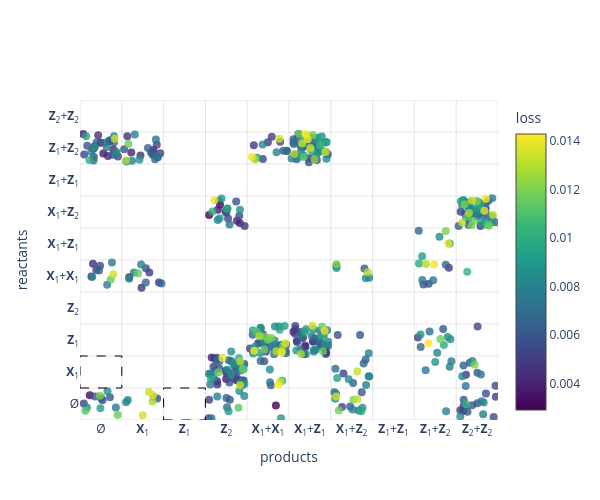

Here is the notebook cell this chart was saved with:
### Code cell
# Plot the reactant-product scatter for the top unfiltered IOCRNs
rewards_sorted = [iocrn.last_task_info['reward'] for iocrn in all_iocrns_sorted]
rewards_sorted_filtered = [iocrn.last_task_info['reward'] for iocrn in all_iocrns_sorted_filtered]

plot_reactant_product_scatter(
    all_iocrns_sorted_filtered[0:n_filtered],
    perf=rewards_sorted_filtered[0:n_filtered],
    species_labels=species_labels,
    max_order= mak_order,
    num_reactions_template=num_reactions_template,
    title="",
    cmap_name="viridis",
    max_ticks=30,
    figsize=(6, 5),
    jitter_scale=0.45,
    use_plotly=True  # ENABLE INTERACTIVE PLOTTING WITH PLOTLY
)

# Plot the reactant-product heatmap for the top filtered IOCRNs (topologically unique)
plot_reactant_product_heatmap(
    all_iocrns_sorted_filtered[0:n_filtered],
    species_labels,
    max_order= mak_order,
    num_reactions_template=num_reactions_template,
    title="",
    cmap_name="YlGnBu",
    max_ticks=30,
    figsize=(7, 6),
)

### Figure 1 — Plotly figure (JSON) as saved in the notebook; plotly's stock layout.template omitted (floating-point values rounded to 4 significant figures; data arrays with more than 128 entries replaced by an {"elided": "..."} marker saying what was removed)
{"data": [{"hovertemplate": "%{text}<extra></extra>", "marker": {"color": {"elided": "500 float values"}, "colorbar": {"title": {"text": "loss"}}, "colorscale": [[0, "#440154"], [0.1111, "#482878"], [0.2222, "#3e4989"], [0.3333, "#31688e"], [0.4444, "#26828e"], [0.5556, "#1f9e89"], [0.6667, "#35b779"], [0.7778, "#6ece58"], [0.8889, "#b5de2b"], [1, "#fde725"]], "opacity": 0.8, "showscale": true, "size": 8}, "mode": "markers", "text": {"elided": "500 str values"}, "type": "scatter", "x": {"elided": "500 float values"}, "y": {"elided": "500 float values"}}], "layout": {"height": 500, "hoverlabel": {"align": "left"}, "plot_bgcolor": "white", "shapes": [{"fillcolor": "rgba(0,0,0,0)", "layer": "above", "line": {"color": "black", "dash": "dash", "width": 1}, "type": "rect", "x0": -0.5, "x1": 0.5, "y0": 0.5, "y1": 1.5}, {"fillcolor": "rgba(0,0,0,0)", "layer": "above", "line": {"color": "black", "dash": "dash", "width": 1}, "type": "rect", "x0": 1.5, "x1": 2.5, "y0": -0.5, "y1": 0.5}, {"layer": "below", "line": {"color": "rgba(0,0,0,0.1)", "width": 1}, "type": "line", "x0": -0.5, "x1": -0.5, "y0": -0.5, "y1": 9.5}, {"layer": "below", "line": {"color": "rgba(0,0,0,0.1)", "width": 1}, "type": "line", "x0": 0.5, "x1": 0.5, "y0": -0.5, "y1": 9.5}, {"layer": "below", "line": {"color": "rgba(0,0,0,0.1)", "width": 1}, "type": "line", "x0": 1.5, "x1": 1.5, "y0": -0.5, "y1": 9.5}, {"layer": "below", "line": {"color": "rgba(0,0,0,0.1)", "width": 1}, "type": "line", "x0": 2.5, "x1": 2.5, "y0": -0.5, "y1": 9.5}, {"layer": "below", "line": {"color": "rgba(0,0,0,0.1)", "width": 1}, "type": "line", "x0": 3.5, "x1": 3.5, "y0": -0.5, "y1": 9.5}, {"layer": "below", "line": {"color": "rgba(0,0,0,0.1)", "width": 1}, "type": "line", "x0": 4.5, "x1": 4.5, "y0": -0.5, "y1": 9.5}, {"layer": "below", "line": {"color": "rgba(0,0,0,0.1)", "width": 1}, "type": "line", "x0": 5.5, "x1": 5.5, "y0": -0.5, "y1": 9.5}, {"layer": "below", "line": {"color": "rgba(0,0,0,0.1)", "width": 1}, "type": "line", "x0": 6.5, "x1": 6.5, "y0": -0.5, "y1": 9.5}, {"layer": "below", "line": {"color": "rgba(0,0,0,0.1)", "width": 1}, "type": "line", "x0": 7.5, "x1": 7.5, "y0": -0.5, "y1": 9.5}, {"layer": "below", "line": {"color": "rgba(0,0,0,0.1)", "width": 1}, "type": "line", "x0": 8.5, "x1": 8.5, "y0": -0.5, "y1": 9.5}, {"layer": "below", "line": {"color": "rgba(0,0,0,0.1)", "width": 1}, "type": "line", "x0": 9.5, "x1": 9.5, "y0": -0.5, "y1": 9.5}, {"layer": "below", "line": {"color": "rgba(0,0,0,0.1)", "width": 1}, "type": "line", "x0": -0.5, "x1": 9.5, "y0": -0.5, "y1": -0.5}, {"layer": "below", "line": {"color": "rgba(0,0,0,0.1)", "width": 1}, "type": "line", "x0": -0.5, "x1": 9.5, "y0": 0.5, "y1": 0.5}, {"layer": "below", "line": {"color": "rgba(0,0,0,0.1)", "width": 1}, "type": "line", "x0": -0.5, "x1": 9.5, "y0": 1.5, "y1": 1.5}, {"layer": "below", "line": {"color": "rgba(0,0,0,0.1)", "width": 1}, "type": "line", "x0": -0.5, "x1": 9.5, "y0": 2.5, "y1": 2.5}, {"layer": "below", "line": {"color": "rgba(0,0,0,0.1)", "width": 1}, "type": "line", "x0": -0.5, "x1": 9.5, "y0": 3.5, "y1": 3.5}, {"layer": "below", "line": {"color": "rgba(0,0,0,0.1)", "width": 1}, "type": "line", "x0": -0.5, "x1": 9.5, "y0": 4.5, "y1": 4.5}, {"layer": "below", "line": {"color": "rgba(0,0,0,0.1)", "width": 1}, "type": "line", "x0": -0.5, "x1": 9.5, "y0": 5.5, "y1": 5.5}, {"layer": "below", "line": {"color": "rgba(0,0,0,0.1)", "width": 1}, "type": "line", "x0": -0.5, "x1": 9.5, "y0": 6.5, "y1": 6.5}, {"layer": "below", "line": {"color": "rgba(0,0,0,0.1)", "width": 1}, "type": "line", "x0": -0.5, "x1": 9.5, "y0": 7.5, "y1": 7.5}, {"layer": "below", "line": {"color": "rgba(0,0,0,0.1)", "width": 1}, "type": "line", "x0": -0.5, "x1": 9.5, "y0": 8.5, "y1": 8.5}, {"layer": "below", "line": {"color": "rgba(0,0,0,0.1)", "width": 1}, "type": "line", "x0": -0.5, "x1": 9.5, "y0": 9.5, "y1": 9.5}], "title": {"text": ""}, "width": 600, "xaxis": {"range": [-0.5, 9.5], "showgrid": false, "tickmode": "array", "ticktext": ["Ø", "<b>X</b><sub>1</sub>", "<b>Z</b><sub>1</sub>", "<b>Z</b><sub>2</sub>", "<b>X</b><sub>1</sub>+<b>X</b><sub>1</sub>", "<b>X</b><sub>1</sub>+<b>Z</b><sub>1</sub>", "<b>X</b><sub>1</sub>+<b>Z</b><sub>2</sub>", "<b>Z</b><sub>1</sub>+<b>Z</b><sub>1</sub>", "<b>Z</b><sub>1</sub>+<b>Z</b><sub>2</sub>", "<b>Z</b><sub>2</sub>+<b>Z</b><sub>2</sub>"], "tickvals": [0, 1, 2, 3, 4, 5, 6, 7, 8, 9], "title": {"text": "products"}, "zeroline": false}, "yaxis": {"range": [-0.5, 9.5], "showgrid": false, "tickmode": "array", "ticktext": ["Ø", "<b>X</b><sub>1</sub>", "<b>Z</b><sub>1</sub>", "<b>Z</b><sub>2</sub>", "<b>X</b><sub>1</sub>+<b>X</b><sub>1</sub>", "<b>X</b><sub>1</sub>+<b>Z</b><sub>1</sub>", "<b>X</b><sub>1</sub>+<b>Z</b><sub>2</sub>", "<b>Z</b><sub>1</sub>+<b>Z</b><sub>1</sub>", "<b>Z</b><sub>1</sub>+<b>Z</b><sub>2</sub>", "<b>Z</b><sub>2</sub>+<b>Z</b><sub>2</sub>"], "tickvals": [0, 1, 2, 3, 4, 5, 6, 7, 8, 9], "title": {"text": "reactants"}, "zeroline": false}}}
